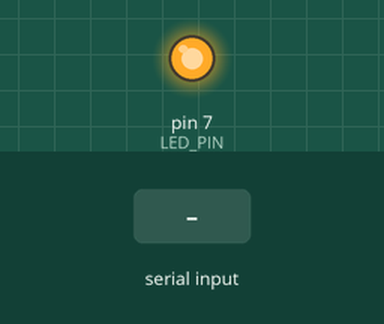
The sketch below on a simulated Arduino Uno, built with avr-gcc and run on an emulated ATmega328P. Shown: output pins drawn as LEDs (lit = HIGH). The inputs (shaded band) are chosen by the test bench. What the sketch prints to the serial monitor is not drawn.

Above: at 1.2 s.
1.3 s: "90,45\n" received over Serial
At 2.79 s:
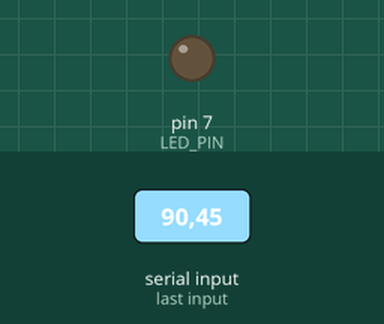
At 5.1 s:
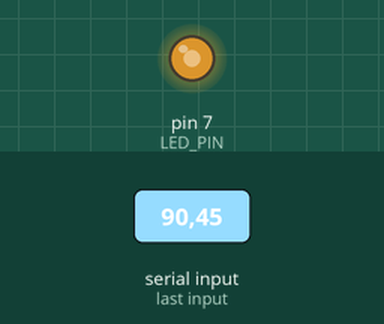
Timing chart, 0 to 6.9 s (numbered marks = the images above; inputs shaded):
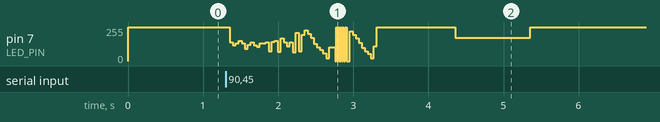

The sketch:

Challenge1.ino
```cpp
#define LED_PIN 7

int _period, _on, _off;
void setup() {
  _period = _on = _off = 0;
  Serial.begin(115200);
  pinMode(LED_PIN, OUTPUT);
  digitalWrite(LED_PIN, HIGH);

  Serial.println("창업연계공학설계 도전과제1");
  //Serial.println("기본은 10ms 이고, 입력으로 주기(period)를 바꿀 수 있습니다.");
}

// period's unit : us ==> 백만 분의 1초
//     (참고)     : ms ==> 천분의 1초

// duty cycle에 대한 식은 다음과 같다.
// duty cycle(백분율) = pulse width / period * 100
// pulse width가 LED를 켜고 있는 시간이므로
// pulse width에 대한 식으로 변환하면
// pulse width = duty cycle / 100 * period
// 이 때 pulse width 는 정수형이어야 하므로 식의 순서를 변형하면
// pulse width = (period / 100) * duty cycle 이 된다.
// 이 때 period는 고정으로 100을 나누어야 한다.
// 따라서, set_period 함수에선 ms -> us 단위로 변환할 때 1000을 곱해야 하지만,
// 계산의 편의성을 위해 미리 100을 나누는 의미로 10을 곱한다.


void set_period(float period){
  _period = period * 10;
}

void set_duty(int duty){
  _on = duty * _period;
  //Serial.print("on : ");
  //Serial.print(_on);

  _off = (100 - duty) * _period;
  //Serial.print(", off : ");
  //Serial.println(_off);
}

void loop() {
  if(Serial.available() > 0){
    float input = Serial.parseFloat();
    set_period(input);

    int count = _period == 100 ? 2000 : 1000;
    auto t = millis();

    while(t + count >= millis()){
      for(int i = 0; i < 101 && t + count >= millis(); i++){
        set_duty(i);
        digitalWrite(LED_PIN, LOW);
        delayMicroseconds(_on);

        digitalWrite(LED_PIN, HIGH);
        delayMicroseconds(_off);
      }

      for(int i = 99; i >= 0 && t + count >= millis(); i--){
        set_duty(i);
        digitalWrite(LED_PIN, LOW);
        delayMicroseconds(_on);

        digitalWrite(LED_PIN, HIGH);
        delayMicroseconds(_off);
      }
    }
  }
}
```
